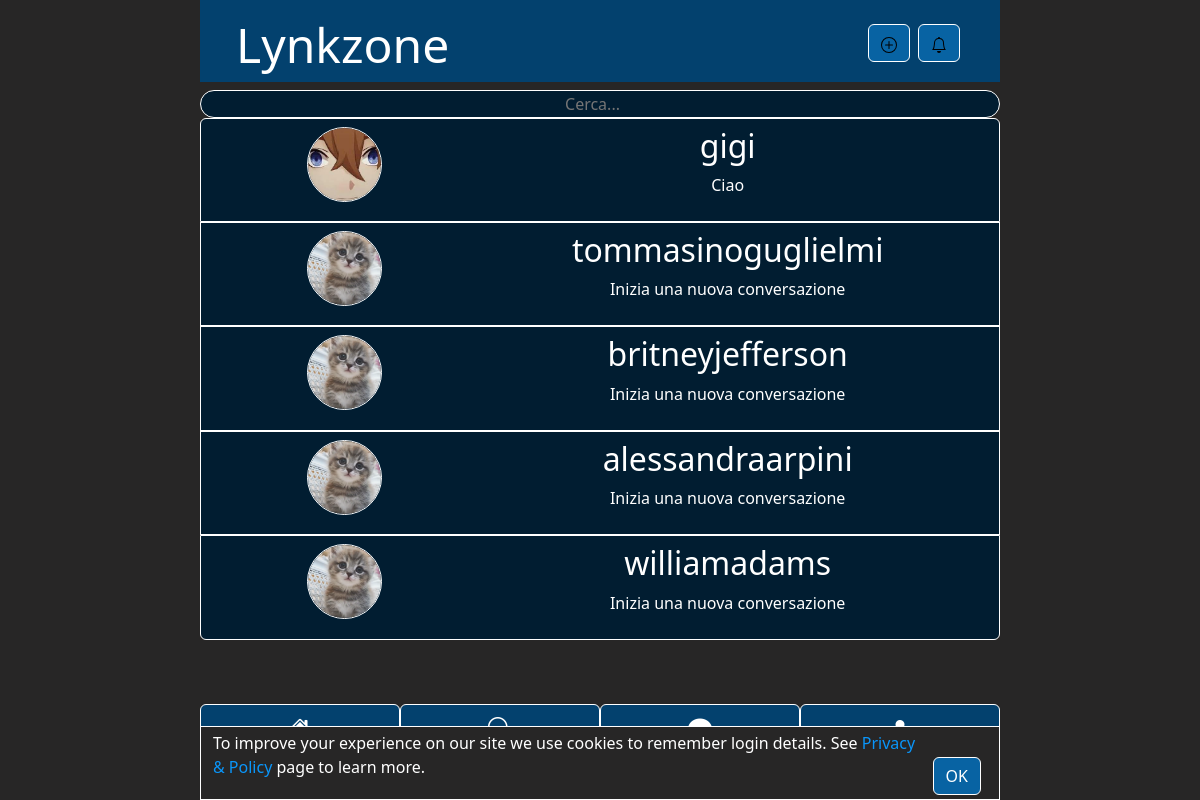
The app's page /src/all_chats.php (signed in) with its own data.
### tables this page shows
CREATE TABLE `chat` (
  `idChat` int(11) NOT NULL,
  `anteprimaChat` varchar(100) NOT NULL,
  `attiva` tinyint(1) NOT NULL DEFAULT 1
);

### src/all_chats.php (called while the page is built, shortened)
<?php
require_once 'bootstrap.php';
$templateParams["chats"] = $dbh->getChatFunctionHandler()->getRecentChats($_SESSION['idUtente']);
$numChats = count($templateParams["chats"]);
for ($i=0; $i < $numChats ; $i++) {
    $templateParams["chats"][$i]['fotoProfilo'] = UPLOAD_DIR
    .$templateParams["chats"][$i]['idUtente']
    .'/profile.'
    .$templateParams["chats"][$i]['formatoFotoProfilo'];
}
$templateParams["content"] = 'chat_list.php';
$templateParams["js"] = array('../js/chat_list.js', '../js/notifications_receiver.js');
$templateParams["title"] = 'Lynkzone - DMs';
require '../template/base.php';
?>

### lang/it.php (called while the page is built, shortened)
<?php
$lang["ppalt"] = "foto profilo di ";
$lang["Send"] = "Invia";
$lang["writeHere"] = "Scrivi qui";
$lang["image"] = "Immagine";
$lang["altText"] = "Testo alternativo";
$lang["for"] = " per ";
$lang["comments"] = "Commenti";
$lang["Follower"] = "Seguaci";
$lang["Followed"] = "Seguiti";
$lang["userFollowed"] = "Seguito";
$lang["userNotFollowed"] = "Segui";
$lang["Birthday"] = "Data di nascita";
$lang["ProfilePicture"] = "Foto profilo";
$lang["Repeat"] = "Ripeti";
$lang["VisitPage"] = "Visita profilo";
$lang["SearchType"] = "Seleziona cosa cerchi:";
$lang["Registration"] = "Registrazione";
$lang["settings"] = "Impostazioni";
$lang["postCreation"] = "Crea post";
$lang["notifications"] = "Notifiche";
$lang["newNotifications"] = "Nuove notifiche";
$lang["Search"] = "Cerca";
$lang["unreadMessages"] = "messaggi non letti";
$lang["Profile"] = "Profilo";
$lang["chat_textPlaceholder"] = "Scrivi qui per messaggiare...";
$lang["chat_startNewConversation"] = "Inizia una nuova conversazione";
$lang["chat_noFriends"] = "Cerca e segui i tuoi amici per iniziare una conversazione";
$lang["accountSetting_H2"] = "Impostazioni Account";
$lang["accountSetting_pplabel"] = "Foto Profilo";
$lang["accountSetting_namelabel"] = "Nome";
$lang["accountSetting_bdaylabel"] = "Data di nascita";
$lang["accountSetting_submitlabel"] = "Aggiorna";
$lang["accountSetting_changeThemeText"] = "Modifica tema";
$lang["accountSetting_changeLanguageText"] = "Modifica lingua";
$lang["accountSetting_chooseThemeText"] = "Scegli un tema";
$lang["accountSetting_chooseLanguageText"] = "Scegli una lingua";
$lang["accountSetting_modifyStoryText"] = "Modifica descrizione";
$lang["accountSetting_storyText"] = "Descrizione";
$lang["accountSetting_updatePassword"] = "Aggiorna Password";
$lang["accountSetting_removeAccount"] = "Cancella Account";
$lang["accountSetting_originalPasswordText"] = "Password originale";
$lang["accountSetting_newPasswordText"] = "Nuova Password";
$lang["accountSetting_rptPasswordText"] = "Ripeti Password";
$lang["accountSetting_confirmPasswordText"] = "Conferma Password";
$lang["accountSetting_wrongPasswordMsg"] = "Password errata!";
$lang["accountSetting_wrongEmailMsg"] = "Email già utilizzata!";
$lang["accountSetting_wrongUsernameMsg"] = "Username già utilizzato!";
$lang["accountSetting_accountRemovedText"] = "Account rimosso correttamente!";
$lang["accountSetting_profileSettingsTab"] = "Impostazione generale";
$lang["accountSetting_savedPostsTab"] = "Post salvati";
$lang["accountSetting_accountSettingsTab"] = "Account";
$lang["accountSetting_privacyTab"] = "Privacy & Policy";
$lang["post_writeComment"] = "Scrivi il tuo commento:";
$lang["post_readMore"] = "Espandi";
$lang["post_comment"] = "Commenta post";
$lang["post_saved"] = "Rimuovi post dai salvati";
$lang["post_notSaved"] = "Salva post";
$lang["post_remove"] = "Rimuovi post";
$lang["post_share"] = "Condividi post";
$lang["post_editPost"] = "Modifica";
?>

### DB/DatabaseHelper.php (called while the page is built, shortened)
<?php
require 'ChatFunctions.php';
class DatabaseHelper
{
    private $chatFunctions;
    public function __construct($servername, $username, $password, $dbname)
    {
        $this->db = new mysqli($servername, $username, $password, $dbname);
        $this->chatFunctions = new ChatFunctions($this->db);
    }
    public function getChatFunctionHandler()
    {
        return $this->chatFunctions;
    }
}
?>

### src/bootstrap.php (called while the page is built, shortened)
<?php
require_once('../db/DatabaseHelper.php');
$dbh = new DatabaseHelper('localhost', 'root', '', 'social_network');
?>

### DB/ChatFunctions.php (called while the page is built, shortened)
<?php
class ChatFunctions
{
    private $db;
    public function __construct($db)
    {
        $this->db = $db;
    }
    public function getRecentChats($user,$user2="",$initialChat=0,$numChats=5)
    {
        $query = "SELECT C.idChat, P.idUtente, username, formatoFotoProfilo, anteprimaChat, "
                   ."(SELECT max(msgTimestamp) "
                   ."FROM messaggi M "
                   ."WHERE C.idChat = M.idChat) AS tempo "
                ."FROM chat C "
                ."JOIN partecipazione P ON C.idChat=P.idChat "
                ."JOIN utenti U ON U.idUtente=P.idUtente "
                ."WHERE C.attiva=1 AND P.idUtente<>? ";
        $query .= "AND C.idChat IN (SELECT C2.idChat "
                                    ."FROM chat C2 "
                                    ."JOIN partecipazione P2 ON P2.idChat = C2.idChat "
                                    ."WHERE idUtente=?) "
                ."ORDER BY tempo DESC, idChat DESC "
                ."LIMIT ?,?";
        $stmt = $this->db->prepare($query);
        if($user2 != ""){
            $usrPattern = "%".$user2."%";
            $stmt->bind_param("isiii",$user,$usrPattern,$user,$initialChat,$numChats);
        }else{
            $stmt->bind_param("iiii",$user,$user,$initialChat,$numChats);
        }
        $stmt->execute();
        $queryRes = $stmt->get_result();
        return $queryRes->fetch_all(MYSQLI_ASSOC);
    }
}
?>

### template/chat_list.php (the view, shortened to what this page needs)
<div class="row col-12 col-md-8 mx-auto">
<input id="searchBox" aria-label="<?php echo $lang["Search"];?> chat" type="search" placeholder="<?php echo $lang["Search"];?>..."/>
</div>
<div class="row col-12 col-md-8 mx-auto">
    <?php if(count($templateParams["chats"]) > 0): ?>
        <ul class="list-group chatbg p-0">
        <?php foreach($templateParams["chats"] as $chat):?>
        <li id="chat<?php echo $chat["idChat"];?>" class="list-group-item chatbg">
        <a href="chat.php?chatId=<?php echo $chat["idChat"];?>">
        <div class="row">
            <div class="col-4">
                <img class="img-fluid avatar" src="<?php echo $chat["fotoProfilo"];?>" alt="<?php echo $chat["username"];?>"/>
            </div>
            <div class="row col-8">
                <h2><?php echo $chat["username"];?></h2>
                <div class="row mx-auto">
                    <p><?php echo $chat["anteprimaChat"] != "" ? $chat["anteprimaChat"] : $lang["chat_startNewConversation"];?></p>
                </div>
            </div>
        </div>
        </a>
        </li>
        <?php endforeach;?>
        </ul>
    <?php else: ?>
        <p><?php echo $lang["chat_noFriends"];?></p>
    <?php endif; ?>
</div>

### css/style.css (style rules this page uses)
:root { --colour-bck-nav: #49acf3; --colour-bck-base:white; --colour-bck-button:#A1D5FA; --colour-bck-form: white; --colour-bck-backside: #deebf5; --colour-bck-popup: white; --colour-font: black; --colour-border: black; --colour-hover:lightgreen; --search-resultbox-bck: white; --privacy-important-words-color:#a80000; }
[data-theme="d"] { --colour-bck-nav: #03416e; --colour-bck-base:#011D31; --colour-bck-button:#0863A3; --colour-bck-form:#011D31; --colour-bck-backside: rgb(39, 38, 38); --colour-bck-popup: rgb(39, 38, 38); --colour-border: white; --colour-hover:#88BAA9; --colour-font: white; --privacy-important-words-color:#00ff11; }
html,body { height: 100%; }
body { background-color: var(--colour-bck-backside); }
.list-group-item { background-color: var(--colour-bck-base); box-shadow: none; border: 1px solid var(--colour-border) !important; }
form,input { color: var(--colour-font); }
label, input { background-color: var(--colour-bck-form); text-align: center; border-radius: 15px; border: 1px solid var(--colour-border); }
li.chatbg p, li.chatbg span, li.chatbg div > div > div { width: fit-content; height: fit-content; }
a,p { text-decoration: none; color: var(--colour-font); }
h2 { color: var(--colour-font); }
.avatar { border: 1px solid var(--colour-border) !important; object-fit: cover; border-radius: 50%; width: 75px; height: 75px; }
.row { margin: 0; }

### records on screen
chat: shows a picture, username "gigi", anteprimaChat "Ciao"
chat: username "tommasinoguglielmi"
chat: username "britneyjefferson"
chat: username "alessandraarpini"
chat: username "williamadams"
